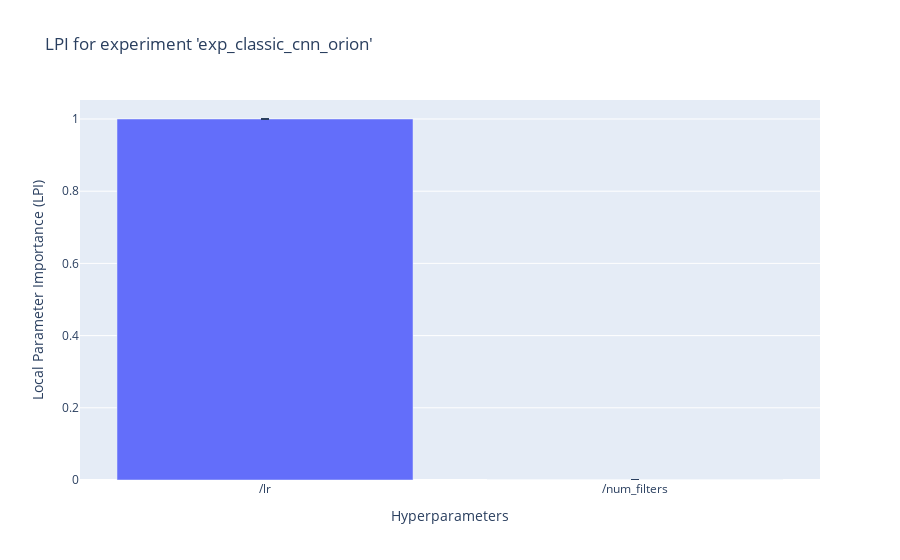

Write notebook code for a chart like this one.
### Code cell
fig = experiment.plot.lpi()
fig

### Figure 1 — Plotly figure (JSON) as saved in the notebook; plotly's stock layout.template omitted (floating-point values rounded to 4 significant figures)
{"data": [{"error_y": {"array": [4.334e-06, 4.334e-06], "type": "data"}, "type": "bar", "x": ["/lr", "/num_filters"], "y": [1.0, 1.234e-05]}], "layout": {"title": {"text": "LPI for experiment 'exp_classic_cnn_orion'"}, "xaxis": {"title": {"text": "Hyperparameters"}}, "yaxis": {"title": {"text": "Local Parameter Importance (LPI)"}}}}
